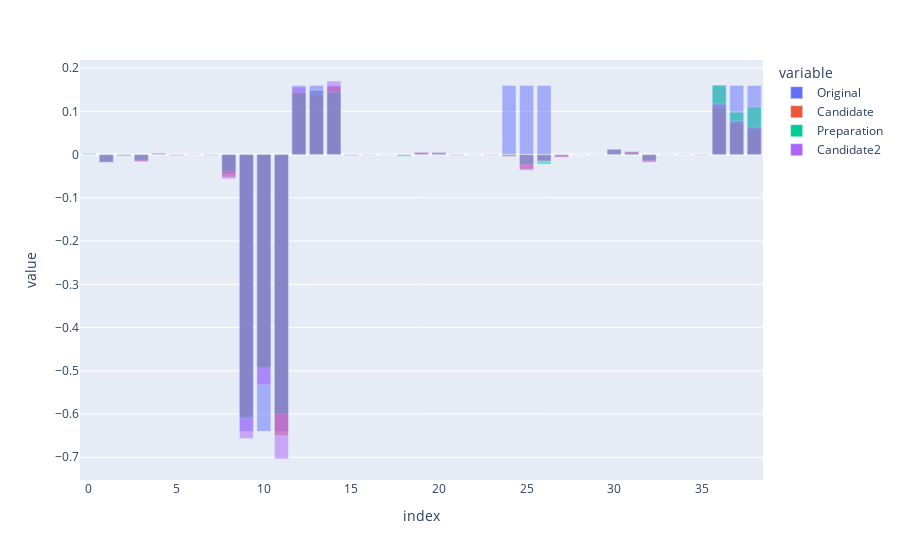

Notebook code cell kept with this figure:
### Code cell
cand = candidateV2(v[-1],co[:result.local_size(1)])
# cand = candidate(v[-1],co)
candB = candidateV3(v[-1],co[:result.local_size(1)])

# candB = candidateV2(v[-2],co[:result.local_size(1)])
# state = simple_purify_hamiltonian((co,cmat.learning_basis))
state = result.state_vector(timestep)
stateA = simple_purify_hamiltonian((cand,cmat.learning_basis))
stateB = simple_purify_hamiltonian((candB,cmat.learning_basis))

print(f"The fidelity with the first and second reconstruction is {state_fidelity(state,stateA)} and {state_fidelity(state,stateB)}")
df = {"Original":np.real_if_close(co),"Candidate":np.real_if_close(cand),"Preparation":np.real_if_close(result.cfaulties[timestep]),"Candidate2":candB}
px.bar(df,y=["Original","Candidate","Preparation","Candidate2"],barmode="overlay")

### Figure 1 — Plotly figure (JSON) as saved in the notebook; plotly's stock layout.template omitted (floating-point values rounded to 4 significant figures)
{"data": [{"alignmentgroup": "True", "hovertemplate": "variable=Original<br>index=%{x}<br>value=%{y}<extra></extra>", "legendgroup": "Original", "marker": {"color": "#636efa", "opacity": 0.5, "pattern": {"shape": ""}}, "name": "Original", "offsetgroup": "Original", "orientation": "v", "showlegend": true, "textposition": "auto", "type": "bar", "x": [0, 1, 2, 3, 4, 5, 6, 7, 8, 9, 10, 11, 12, 13, 14, 15, 16, 17, 18, 19, 20, 21, 22, 23, 24, 25, 26, 27, 28, 29, 30, 31, 32, 33, 34, 35, 36, 37, 38], "xaxis": "x", "y": [0, 0, 0, 0, 0, 0, 0, 0, -0.04456, -0.64, -0.64, -0.64, 0.16, 0.16, 0.16, 0, 0, 0, 0, 0, 0, 0, 0, 0, 0.16, 0.16, 0.16, 0, 0, 0, 0, 0, 0, 0, 0, 0, 0.16, 0.16, 0.16], "yaxis": "y"}, {"alignmentgroup": "True", "hovertemplate": "variable=Candidate<br>index=%{x}<br>value=%{y}<extra></extra>", "legendgroup": "Candidate", "marker": {"color": "#EF553B", "opacity": 0.5, "pattern": {"shape": ""}}, "name": "Candidate", "offsetgroup": "Candidate", "orientation": "v", "showlegend": true, "textposition": "auto", "type": "bar", "x": [0, 1, 2, 3, 4, 5, 6, 7, 8, 9, 10, 11, 12, 13, 14, 15, 16, 17, 18, 19, 20, 21, 22, 23, 24, 25, 26, 27, 28, 29, 30, 31, 32, 33, 34, 35, 36, 37, 38], "xaxis": "x", "y": [-0.000125, -0.01681, -0.002409, -0.01536, 0.003076, -0.001564, 0.0008763, -0.001179, -0.05163, -0.6058, -0.4911, -0.6494, 0.1446, 0.1382, 0.1571, -0.001661, -0.001007, -0.0002993, -0.0009698, 0.005113, 0.004936, -0.001273, 0.0005929, -0.001052, -0.004123, -0.03342, -0.01412, -0.005599, 0.0003271, -0.0007473, 0.01141, 0.006624, -0.01629, -0.000424, 0.0008727, -0.001132, 0.108, 0.07192, 0.05895], "yaxis": "y"}, {"alignmentgroup": "True", "hovertemplate": "variable=Preparation<br>index=%{x}<br>value=%{y}<extra></extra>", "legendgroup": "Preparation", "marker": {"color": "#00cc96", "opacity": 0.5, "pattern": {"shape": ""}}, "name": "Preparation", "offsetgroup": "Preparation", "orientation": "v", "showlegend": true, "textposition": "auto", "type": "bar", "x": [0, 1, 2, 3, 4, 5, 6, 7, 8, 9, 10, 11, 12, 13, 14, 15, 16, 17, 18, 19, 20, 21, 22, 23, 24, 25, 26, 27, 28, 29, 30, 31, 32, 33, 34, 35, 36, 37, 38], "xaxis": "x", "y": [0.003039, -0.01755, -0.001734, -0.01278, 0, 0, 0, 0, -0.0398, -0.6094, -0.4933, -0.6001, 0.1432, 0.1489, 0.1446, 0, 0, 0, -0.004323, 0.003372, 0.002373, 0, 0, 0, -0.00185, -0.02278, -0.02221, 0, 0, 0, 0.01252, 0.004275, -0.01357, 0, 0, 0, 0.1608, 0.09803, 0.1101], "yaxis": "y"}, {"alignmentgroup": "True", "hovertemplate": "variable=Candidate2<br>index=%{x}<br>value=%{y}<extra></extra>", "legendgroup": "Candidate2", "marker": {"color": "#ab63fa", "opacity": 0.5, "pattern": {"shape": ""}}, "name": "Candidate2", "offsetgroup": "Candidate2", "orientation": "v", "showlegend": true, "textposition": "auto", "type": "bar", "x": [0, 1, 2, 3, 4, 5, 6, 7, 8, 9, 10, 11, 12, 13, 14, 15, 16, 17, 18, 19, 20, 21, 22, 23, 24, 25, 26, 27, 28, 29, 30, 31, 32, 33, 34, 35, 36, 37, 38], "xaxis": "x", "y": [-0.0001355, -0.01823, -0.002611, -0.01665, 0.003335, -0.001695, 0.0009499, -0.001278, -0.05597, -0.6567, -0.5324, -0.704, 0.1567, 0.1498, 0.1703, -0.001801, -0.001092, -0.0003244, -0.001051, 0.005543, 0.005351, -0.00138, 0.0006427, -0.00114, -0.00447, -0.03623, -0.0153, -0.00607, 0.0003546, -0.0008101, 0.01237, 0.007181, -0.01766, -0.0004596, 0.0009461, -0.001228, 0.1171, 0.07797, 0.06391], "yaxis": "y"}], "layout": {"barmode": "overlay", "legend": {"title": {"text": "variable"}, "tracegroupgap": 0}, "margin": {"t": 60}, "xaxis": {"anchor": "y", "domain": [0, 1], "title": {"text": "index"}}, "yaxis": {"anchor": "x", "domain": [0, 1], "title": {"text": "value"}}}}
